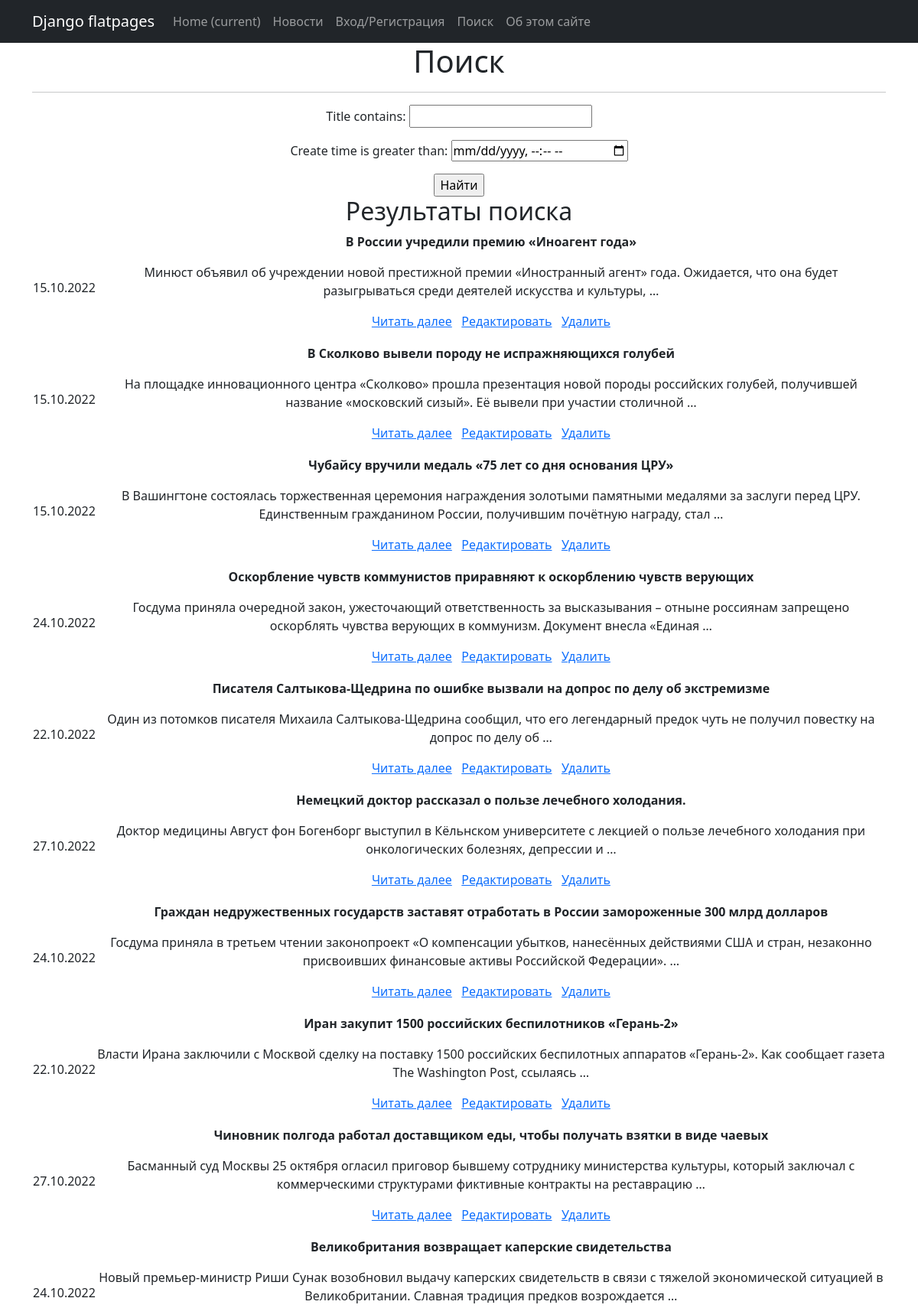
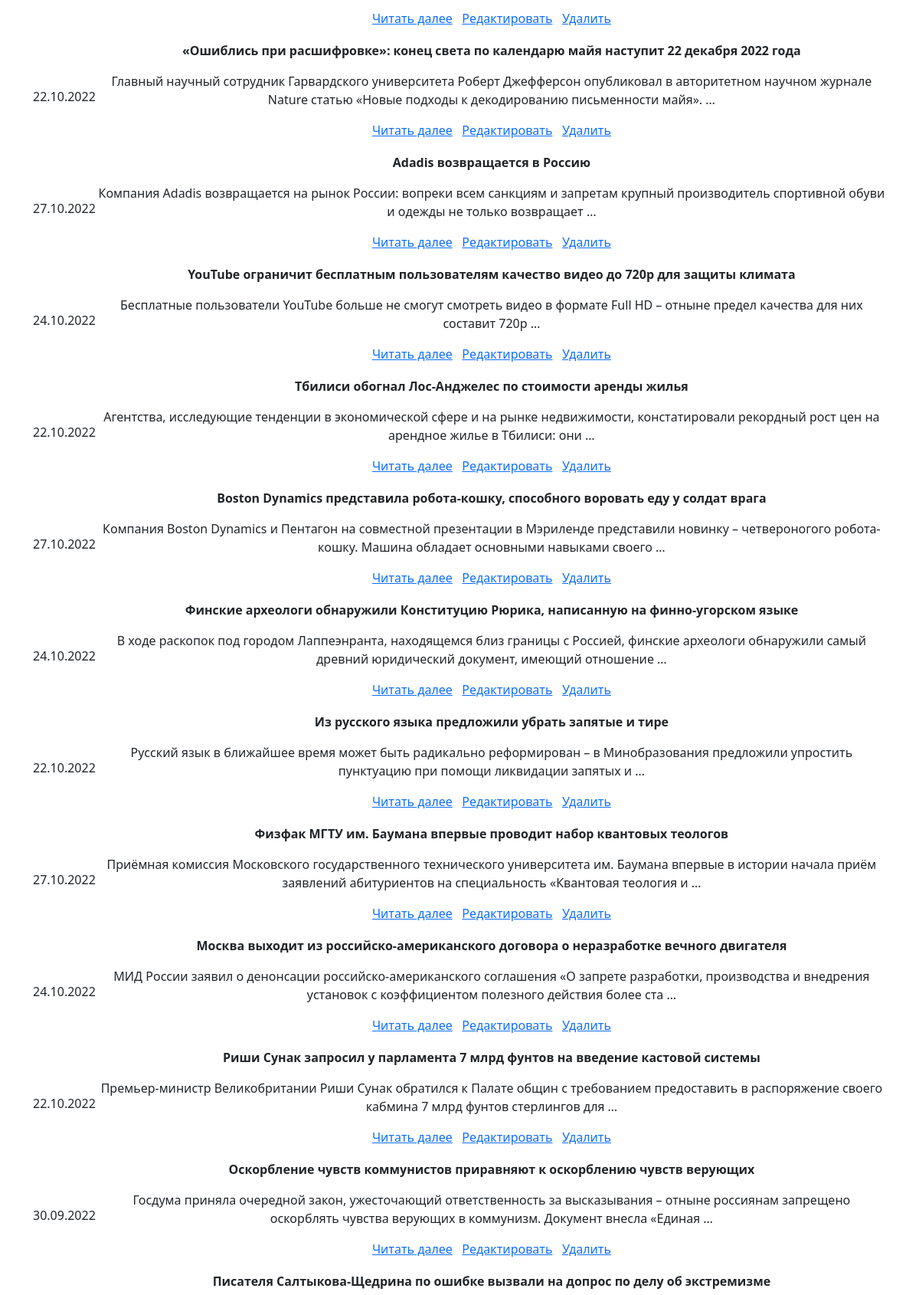
The app's page /news/search/ (upper part) with its own data (2 pictures, top to bottom).
### news/models.py (models this page shows, shortened)
class Post(models.Model):
    author = models.ForeignKey(Author, on_delete=models.CASCADE)
    categories = models.ManyToManyField(Category, through='PostCategory')
    post_type = models.CharField(max_length=7, choices=POST_TYPE, default=article)
    create_time = models.DateTimeField(auto_now_add=True)
    title = models.TextField(default='Заголовок статьи')
    text = models.TextField(default='Текст статьи')
    rating = models.IntegerField(default=0)

### news/views.py (the view)
# urls.py: path('search/', PostSearch.as_view(), name='post_search')
class PostSearch(ListView):
    model = Post
    template_name = 'news_search.html'
    context_object_name = 'posts'
    def get_queryset(self):
        queryset = super().get_queryset()
        self.filterset = PostFilter(self.request.GET, queryset)
        return self.filterset.qs
    def get_context_data(self, **kwargs):
        context = super().get_context_data(**kwargs)
        context['filterset'] = self.filterset
        return context

### news/templates/news_search.html
{% extends 'flatpages/default.html' %}
{% block content %}
<h1>Поиск</h1>
<hr>
   <form action="" method="get">
       {{ filterset.form.as_p }}
       <input type="submit" value="Найти" />
   </form>
<h2>Результаты поиска</h2>
<table>
    {% for post in posts %}
    <tr>
        <td>{{ post.create_time|date:"d.m.Y" }}</td>
        <td>
            <p style="font-weight: bold">{{ post.title }}</p>
            <p>{{ post.text|truncatewords:20 }}</p>
            <p><a href="/news/{{ post.id }}">Читать далее</a>&nbsp;&nbsp;&nbsp;<a href="/news/{{ post.id }}/edit">Редактировать</a>&nbsp;&nbsp;&nbsp;<a href="/news/{{ post.id }}/delete">Удалить</a></p>
        </td>
    </tr>
    {% endfor %}
</table>
{% endblock content %}

### records on screen
Post: create_time "15.10.2022", title "В России учредили премию «Иноагент года»", text "Минюст объявил об учреждении новой престижной премии «Иностранный агент» года. Ожидается, что она будет разыгрываться среди деятелей искусства и культуры, …"
Post: create_time "15.10.2022", title "В Сколково вывели породу не испражняющихся голубей", text "На площадке инновационного центра «Сколково» прошла презентация новой породы российских голубей, получившей название «московский сизый». Её вывели при участии столичной …"
Post: create_time "15.10.2022", title "Чубайсу вручили медаль «75 лет со дня основания ЦРУ»", text "В Вашингтоне состоялась торжественная церемония награждения золотыми памятными медалями за заслуги перед ЦРУ. Единственным гражданином России, получившим почётную награду, стал …"
Post: create_time "24.10.2022", title "Оскорбление чувств коммунистов приравняют к оскорблению чувств верующих", text "Госдума приняла очередной закон, ужесточающий ответственность за высказывания – отныне россиянам запрещено оскорблять чувства верующих в коммунизм. Документ внесла «Единая …"
Post: create_time "22.10.2022", title "Писателя Салтыкова-Щедрина по ошибке вызвали на допрос по делу об экстремизме", text "Один из потомков писателя Михаила Салтыкова-Щедрина сообщил, что его легендарный предок чуть не получил повестку на допрос по делу об …"
Post: create_time "27.10.2022", title "Немецкий доктор рассказал о пользе лечебного холодания.", text "Доктор медицины Август фон Богенборг выступил в Кёльнском университете с лекцией о пользе лечебного холодания при онкологических болезнях, депрессии и …"
Post: create_time "24.10.2022", title "Граждан недружественных государств заставят отработать в России замороженные 300 млрд долларов", text "Госдума приняла в третьем чтении законопроект «О компенсации убытков, нанесённых действиями США и стран, незаконно присвоивших финансовые активы Российской Федерации». …"
Post: create_time "22.10.2022", title "Иран закупит 1500 российских беспилотников «Герань-2»", text "Власти Ирана заключили с Москвой сделку на поставку 1500 российских беспилотных аппаратов «Герань-2». Как сообщает газета The Washington Post, ссылаясь …"
Post: create_time "27.10.2022", title "Чиновник полгода работал доставщиком еды, чтобы получать взятки в виде чаевых", text "Басманный суд Москвы 25 октября огласил приговор бывшему сотруднику министерства культуры, который заключал с коммерческими структурами фиктивные контракты на реставрацию …"
Post: create_time "24.10.2022", title "Великобритания возвращает каперские свидетельства", text "Новый премьер-министр Риши Сунак возобновил выдачу каперских свидетельств в связи с тяжелой экономической ситуацией в Великобритании. Славная традиция предков возрождается …"
Post: create_time "22.10.2022", title "«Ошиблись при расшифровке»: конец света по календарю майя наступит 22 декабря 2022 года", text "Главный научный сотрудник Гарвардского университета Роберт Джефферсон опубликовал в авторитетном научном журнале Nature статью «Новые подходы к декодированию письменности майя». …"
Post: create_time "27.10.2022", title "Adadis возвращается в Россию", text "Компания Adadis возвращается на рынок России: вопреки всем санкциям и запретам крупный производитель спортивной обуви и одежды не только возвращает …"
Post: create_time "24.10.2022", title "YouTube ограничит бесплатным пользователям качество видео до 720p для защиты климата", text "Бесплатные пользователи YouTube больше не смогут смотреть видео в формате Full HD – отныне предел качества для них составит 720p …"
Post: create_time "22.10.2022", title "Тбилиси обогнал Лос-Анджелес по стоимости аренды жилья", text "Агентства, исследующие тенденции в экономической сфере и на рынке недвижимости, констатировали рекордный рост цен на арендное жилье в Тбилиси: они …"
Post: create_time "27.10.2022", title "Boston Dynamics представила робота-кошку, способного воровать еду у солдат врага", text "Компания Boston Dynamics и Пентагон на совместной презентации в Мэриленде представили новинку – четвероногого робота-кошку. Машина обладает основными навыками своего …"
Post: create_time "24.10.2022", title "Финские археологи обнаружили Конституцию Рюрика, написанную на финно-угорском языке", text "В ходе раскопок под городом Лаппеэнранта, находящемся близ границы с Россией, финские археологи обнаружили самый древний юридический документ, имеющий отношение …"
Post: create_time "22.10.2022", title "Из русского языка предложили убрать запятые и тире", text "Русский язык в ближайшее время может быть радикально реформирован – в Минобразования предложили упростить пунктуацию при помощи ликвидации запятых и …"
Post: create_time "27.10.2022", title "Физфак МГТУ им. Баумана впервые проводит набор квантовых теологов", text "Приёмная комиссия Московского государственного технического университета им. Баумана впервые в истории начала приём заявлений абитуриентов на специальность «Квантовая теология и …"
Post: create_time "24.10.2022", title "Москва выходит из российско-американского договора о неразработке вечного двигателя", text "МИД России заявил о денонсации российско-американского соглашения «О запрете разработки, производства и внедрения установок с коэффициентом полезного действия более ста …"
Post: create_time "22.10.2022", title "Риши Сунак запросил у парламента 7 млрд фунтов на введение кастовой системы", text "Премьер-министр Великобритании Риши Сунак обратился к Палате общин с требованием предоставить в распоряжение своего кабмина 7 млрд фунтов стерлингов для …"
Post: create_time "30.09.2022", title "Оскорбление чувств коммунистов приравняют к оскорблению чувств верующих", text "Госдума приняла очередной закон, ужесточающий ответственность за высказывания – отныне россиянам запрещено оскорблять чувства верующих в коммунизм. Документ внесла «Единая …"
Post: title "Писателя Салтыкова-Щедрина по ошибке вызвали на допрос по делу об экстремизме"
